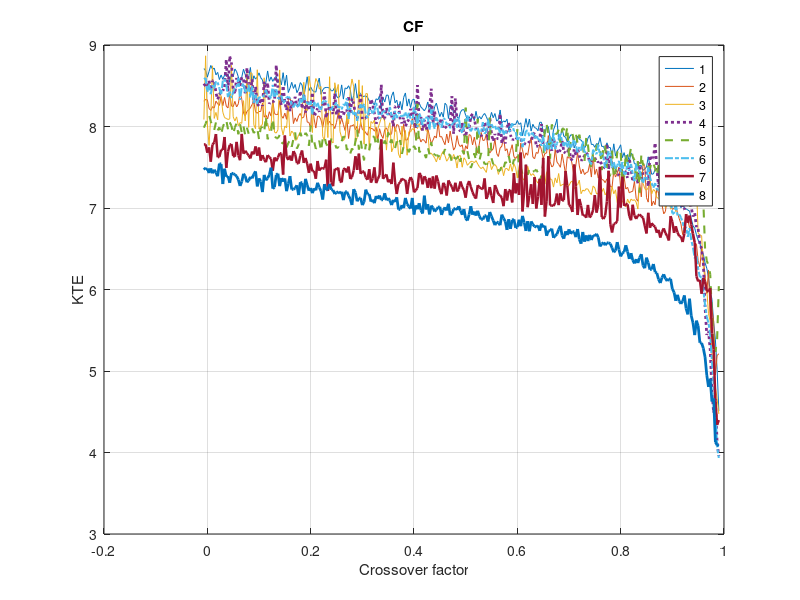
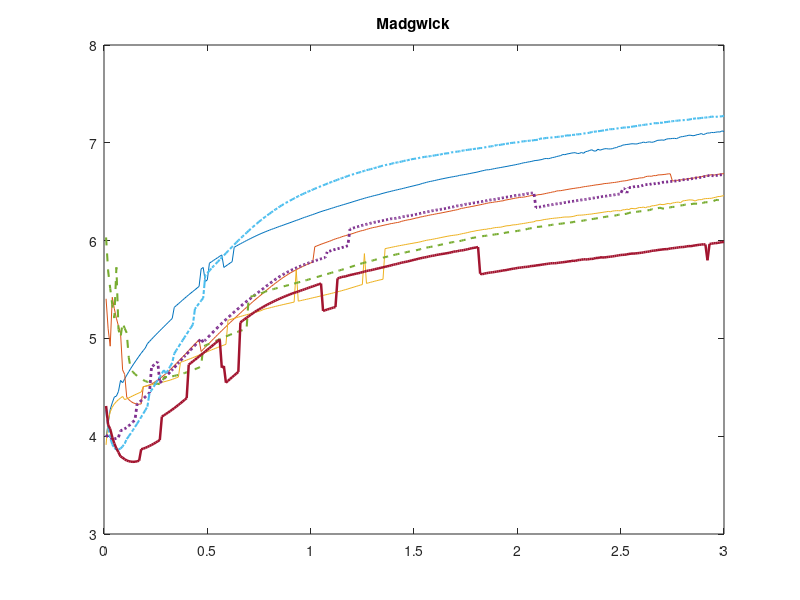
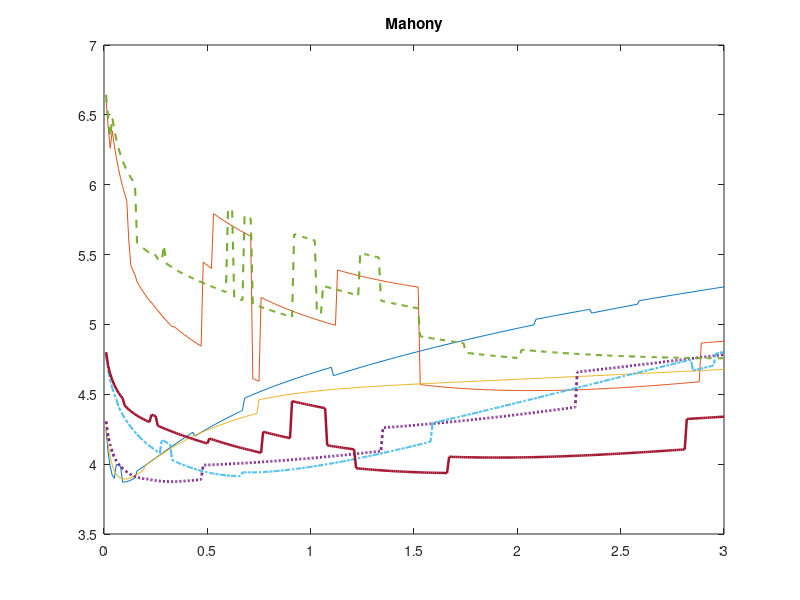
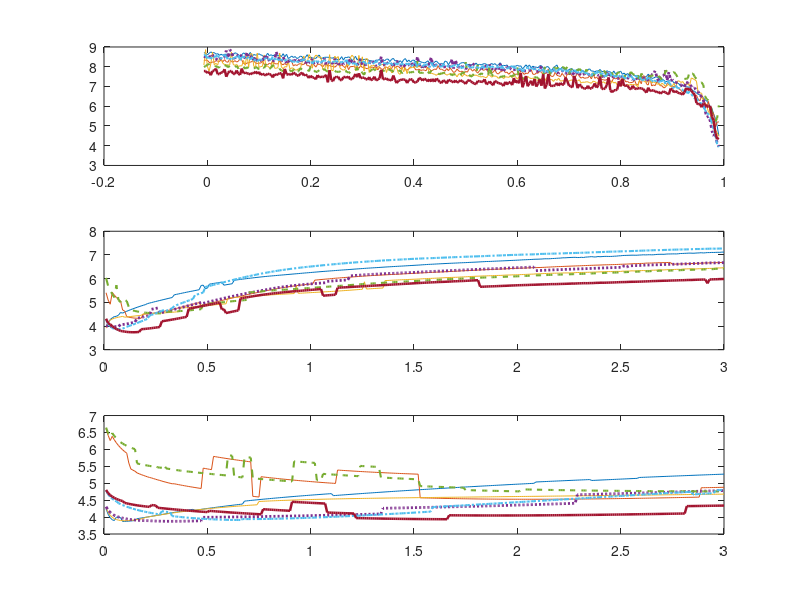

Reproduce these figures in MATLAB, in order. (Note: this script raises an error after producing the figures.)
clear all;
load('fit_1.mat') %1
[best_CF(1), i_CF(1)] = min(kte_CF);
[best_madgwick(1), i_madgwick(1)] = min(kte_madgwick);
[best_mahony(1), i_mahony(1)] = min(kte_mahony);
k_CF(1) = steps_CF(i_CF(1));
k_madgwick(1) = steps(i_madgwick(1));
k_mahony(1) = steps(i_mahony(1));
figure(1); plot(steps_CF,kte_CF); hold all; title('CF');
figure(2); plot(steps,kte_madgwick); hold all; title('Madgwick');
figure(3); plot(steps,kte_mahony); hold all; title('Mahony');
figure(4); 
subplot(311); plot(steps_CF,kte_CF); hold all; 
subplot(312); plot(steps,kte_madgwick); hold all;
subplot(313); plot(steps,kte_mahony); hold all; 

load('fit_2.mat') %2 errado
[best_CF(2), i_CF(2)] = min(kte_CF);
[best_madgwick(2), i_madgwick(2)] = min(kte_madgwick);
[best_mahony(2), i_mahony(2)] = min(kte_mahony);
k_CF(2) = steps_CF(i_CF(2));
k_madgwick(2) = steps(i_madgwick(2));
k_mahony(2) = steps(i_mahony(2));
figure(1); plot(steps_CF,kte_CF); hold all;
figure(2); plot(steps,kte_madgwick); hold all;
figure(3); plot(steps,kte_mahony); hold all;
figure(4); 
subplot(311); plot(steps_CF,kte_CF); hold all; 
subplot(312); plot(steps,kte_madgwick); hold all;
subplot(313); plot(steps,kte_mahony); hold all; 

load('fit_3.mat') %3
[best_CF(3), i_CF(3)] = min(kte_CF);
[best_madgwick(3), i_madgwick(3)] = min(kte_madgwick);
[best_mahony(3), i_mahony(3)] = min(kte_mahony);
k_CF(3) = steps_CF(i_CF(3));
k_madgwick(3) = steps(i_madgwick(3));
k_mahony(3) = steps(i_mahony(3));
figure(1); plot(steps_CF,kte_CF); hold all;
figure(2); plot(steps,kte_madgwick); hold all;
figure(3); plot(steps,kte_mahony); hold all;
figure(4); 
subplot(311); plot(steps_CF,kte_CF); hold all; 
subplot(312); plot(steps,kte_madgwick); hold all;
subplot(313); plot(steps,kte_mahony); hold all; 

load('fit_4.mat') %4
[best_CF(4), i_CF(4)] = min(kte_CF);
[best_madgwick(4), i_madgwick(4)] = min(kte_madgwick);
[best_mahony(4), i_mahony(4)] = min(kte_mahony);
k_CF(4) = steps_CF(i_CF(4));
k_madgwick(4) = steps(i_madgwick(4));
k_mahony(4) = steps(i_mahony(4));
figure(1); plot(steps_CF,kte_CF,':','Linewidth',2); hold all;
figure(2); plot(steps,kte_madgwick,':','Linewidth',2); hold all;
figure(3); plot(steps,kte_mahony,':','Linewidth',2); hold all;
figure(4); 
subplot(311); plot(steps_CF,kte_CF,':','Linewidth',2); hold all; 
subplot(312); plot(steps,kte_madgwick,':','Linewidth',2); hold all;
subplot(313); plot(steps,kte_mahony,':','Linewidth',2); hold all; 

load('fit_5.mat') %5
[best_CF(5), i_CF(5)] = min(kte_CF);
[best_madgwick(5), i_madgwick(5)] = min(kte_madgwick);
[best_mahony(5), i_mahony(5)] = min(kte_mahony);
k_CF(5) = steps_CF(i_CF(5));
k_madgwick(5) = steps(i_madgwick(5));
k_mahony(5) = steps(i_mahony(5));
figure(1); plot(steps_CF,kte_CF,'--','Linewidth',1.5); hold all;
figure(2); plot(steps,kte_madgwick,'--','Linewidth',1.5); hold all;
figure(3); plot(steps,kte_mahony,'--','Linewidth',1.5); hold all;
figure(4); 
subplot(311); plot(steps_CF,kte_CF,'--','Linewidth',1.5); hold all; 
subplot(312); plot(steps,kte_madgwick,'--','Linewidth',1.5); hold all;
subplot(313); plot(steps,kte_mahony,'--','Linewidth',1.5); hold all; 

load('fit_6.mat') %6
[best_CF(6), i_CF(6)] = min(kte_CF);
[best_madgwick(6), i_madgwick(6)] = min(kte_madgwick);
[best_mahony(6), i_mahony(6)] = min(kte_mahony);
k_CF(6) = steps_CF(i_CF(6));
k_madgwick(6) = steps(i_madgwick(6));
k_mahony(6) = steps(i_mahony(6));
figure(1); plot(steps_CF,kte_CF,'-.','Linewidth',1.5); hold all;
figure(2); plot(steps,kte_madgwick,'-.','Linewidth',1.5); hold all;
figure(3); plot(steps,kte_mahony,'-.','Linewidth',1.5); hold all;
figure(4); 
subplot(311); plot(steps_CF,kte_CF,'-.','Linewidth',1.5); hold all; 
subplot(312); plot(steps,kte_madgwick,'-.','Linewidth',1.5); hold all;
subplot(313); plot(steps,kte_mahony,'-.','Linewidth',1.5); hold all; 

load('fit_7.mat') %7
[best_CF(7), i_CF(7)] = min(kte_CF);
[best_madgwick(7), i_madgwick(7)] = min(kte_madgwick);
[best_mahony(7), i_mahony(7)] = min(kte_mahony);
k_CF(7) = steps_CF(i_CF(7));
k_madgwick(7) = steps(i_madgwick(7));
k_mahony(7) = steps(i_mahony(7));
figure(1); plot(steps_CF,kte_CF,'Linewidth',1.8); hold all;
figure(2); plot(steps,kte_madgwick,'Linewidth',1.8); hold all;
figure(3); plot(steps,kte_mahony,'Linewidth',1.8); hold all;
figure(4); 
subplot(311); plot(steps_CF,kte_CF,'Linewidth',1.8); hold all; 
subplot(312); plot(steps,kte_madgwick,'Linewidth',1.8); hold all;
subplot(313); plot(steps,kte_mahony,'Linewidth',1.8); hold all; 

load('fit_8.mat') %7
[best_CF(8), i_CF(8)] = min(kte_CF);
[best_madgwick(8), i_madgwick(8)] = min(kte_madgwick);
[best_mahony(8), i_mahony(8)] = min(kte_mahony);
k_CF(8) = steps_CF(i_CF(8));
k_madgwick(8) = steps(i_madgwick(8));
k_mahony(8) = steps(i_mahony(8));

figure(1);
plot(steps_CF,kte_CF,'Linewidth',2); hold all; legend('1','2','3','4','5','6','7','8');
xlabel('Crossover factor'); ylabel('KTE'); grid on;
ax = gca;
outerpos = ax.OuterPosition;
ti = ax.TightInset; 
left = outerpos(1) + ti(1);
bottom = outerpos(2) + ti(2);
ax_width = outerpos(3) - ti(1) - ti(3);
ax_height = outerpos(4) - ti(2) - ti(4);
ax.Position = [left bottom ax_width ax_height];

figure(2);
plot(steps,kte_madgwick,'Linewidth',2); hold all;legend('1','2','3','4','5','6','7','8');
xlabel('Beta'); ylabel('KTE'); grid on;
ax = gca;
outerpos = ax.OuterPosition;
ti = ax.TightInset; 
left = outerpos(1) + ti(1);
bottom = outerpos(2) + ti(2);
ax_width = outerpos(3) - ti(1) - ti(3);
ax_height = outerpos(4) - ti(2) - ti(4);
ax.Position = [left bottom ax_width ax_height];

figure(3);
plot(steps,kte_mahony,'Linewidth',2); hold all;legend('1','2','3','4','5','6','7','8');
xlabel('Kp'); ylabel('KTE'); grid on;
ax = gca;
outerpos = ax.OuterPosition;
ti = ax.TightInset; 
left = outerpos(1) + ti(1);
bottom = outerpos(2) + ti(2);
ax_width = outerpos(3) - ti(1) - ti(3);
ax_height = outerpos(4) - ti(2) - ti(4);
ax.Position = [left bottom ax_width ax_height];

figure(4); 
subplot(311); plot(steps_CF,kte_CF,'Linewidth',2); hold all; grid on
legend('1','2','3','4','5','6','7','8','Orientation','Horizontal'); 
xlabel('Crossover'); ylabel('KTE'); axis([0 1 3 7.5]);
ax = gca;
outerpos = ax.OuterPosition;
ti = ax.TightInset; 
left = outerpos(1) + ti(1);
bottom = outerpos(2) + ti(2);
ax_width = outerpos(3) - ti(1) - ti(3);
ax_height = outerpos(4) - ti(2) - ti(4);
ax.Position = [left bottom ax_width ax_height];

subplot(312); plot(steps,kte_madgwick,'Linewidth',2); hold all; 
xlabel('Beta'); ylabel('KTE'); grid on; axis([0 3 2.5 5.6]);
ax = gca;
outerpos = ax.OuterPosition;
ti = ax.TightInset; 
left = outerpos(1) + ti(1);
bottom = outerpos(2) + ti(2);
ax_width = outerpos(3) - ti(1) - ti(3);
ax_height = outerpos(4) - ti(2) - ti(4);
ax.Position = [left bottom ax_width ax_height];

subplot(313); plot(steps,kte_mahony,'Linewidth',2); hold all; 
xlabel('Kp'); ylabel('KTE'); grid on; axis([0 3 2.5 6.5]);
ax = gca;
outerpos = ax.OuterPosition;
ti = ax.TightInset; 
left = outerpos(1) + ti(1);
bottom = outerpos(2) + ti(2);
ax_width = outerpos(3) - ti(1) - ti(3);
ax_height = outerpos(4) - ti(2) - ti(4);
ax.Position = [left bottom ax_width ax_height];


k_CF = k_CF';
k_madgwick = k_madgwick';
k_mahony = k_mahony';

best_CF = best_CF';
best_madgwick = best_madgwick';
best_mahony = best_mahony';